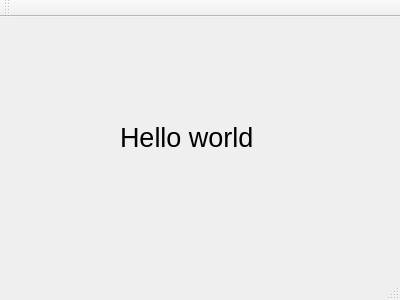
<?xml version="1.0" encoding="UTF-8"?>
<ui version="4.0">
 <class>MainWindow</class>
 <widget class="QMainWindow" name="MainWindow">
  <property name="geometry">
   <rect>
    <x>0</x>
    <y>0</y>
    <width>400</width>
    <height>300</height>
   </rect>
  </property>
  <property name="windowTitle">
   <string>MainWindow</string>
  </property>
  <widget class="QWidget" name="centralWidget">
   <widget class="QLabel" name="label">
    <property name="geometry">
     <rect>
      <x>120</x>
      <y>80</y>
      <width>171</width>
      <height>81</height>
     </rect>
    </property>
    <property name="font">
     <font>
      <pointsize>20</pointsize>
     </font>
    </property>
    <property name="text">
     <string>Hello world</string>
    </property>
   </widget>
  </widget>
  <widget class="QMenuBar" name="menuBar">
   <property name="geometry">
    <rect>
     <x>0</x>
     <y>0</y>
     <width>400</width>
     <height>28</height>
    </rect>
   </property>
  </widget>
  <widget class="QToolBar" name="mainToolBar">
   <attribute name="toolBarArea">
    <enum>TopToolBarArea</enum>
   </attribute>
   <attribute name="toolBarBreak">
    <bool>false</bool>
   </attribute>
  </widget>
  <widget class="QStatusBar" name="statusBar"/>
 </widget>
 <layoutdefault spacing="6" margin="11"/>
 <resources/>
 <connections/>
</ui>
